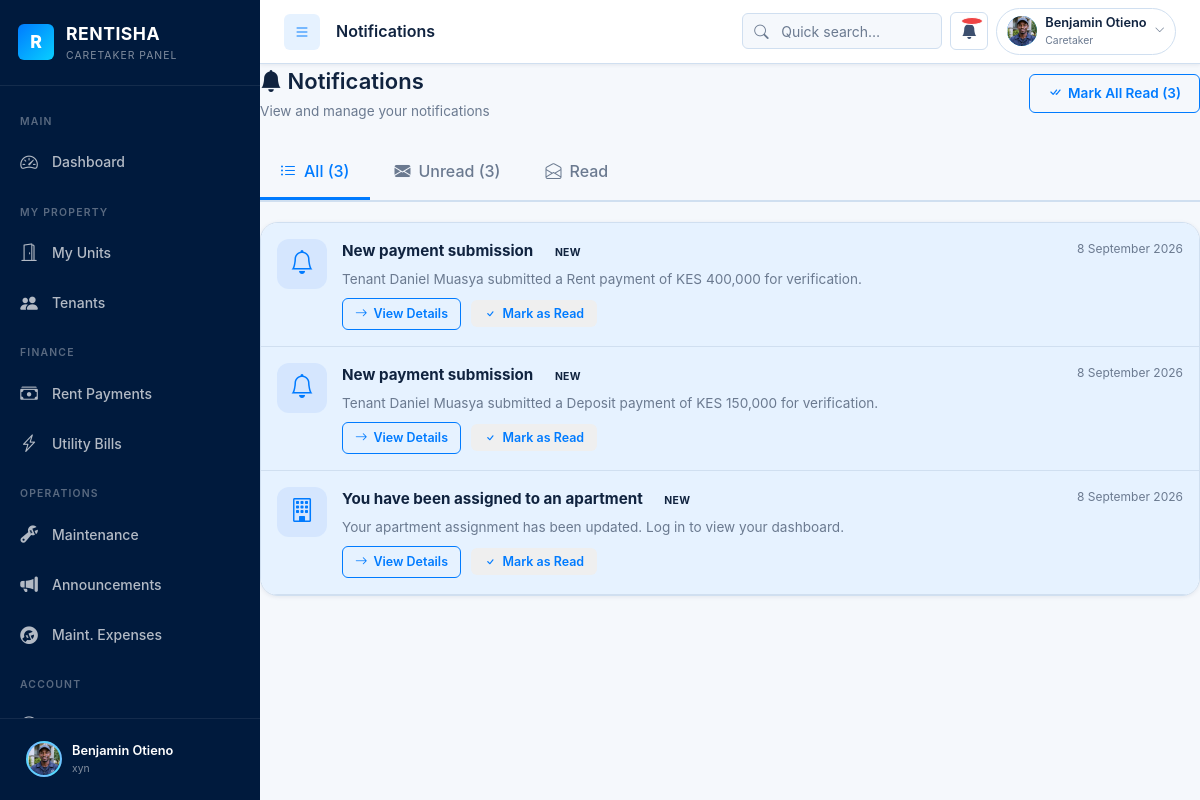
The app's page /caretaker/notifications.php (signed in) with its own data.
### tables this page shows
CREATE TABLE `notifications` (
  `id` int(10) UNSIGNED NOT NULL,
  `user_id` int(10) UNSIGNED NOT NULL,
  `type` varchar(50) NOT NULL DEFAULT 'general',
  `title` varchar(200) NOT NULL,
  `body` text DEFAULT NULL,
  `link` varchar(255) DEFAULT NULL,
  `is_read` tinyint(1) NOT NULL DEFAULT 0,
  `read_at` datetime DEFAULT NULL,
  `created_at` datetime NOT NULL DEFAULT current_timestamp()
);

### includes/db_helpers.php (called while the page is built, shortened)
<?php
function getUnreadNotificationCount(int $userId): int {
    try {
        $pdo = getDB();
        $st  = $pdo->prepare("SELECT COUNT(*) FROM notifications WHERE user_id=:uid AND is_read=0");
        $st->execute([':uid'=>$userId]);
        return (int)$st->fetchColumn();
    } catch (Exception $e) { return 0; }
}
function getNotifications(int $userId, int $limit = 10): array {
    try {
        $pdo = getDB();
        $st  = $pdo->prepare("SELECT id,type,title,body,link,is_read,created_at FROM notifications WHERE user_id=:uid ORDER BY created_at DESC LIMIT :lim");
        $st->bindValue(':uid',$userId,PDO::PARAM_INT);
        $st->bindValue(':lim',$limit,PDO::PARAM_INT);
        $st->execute();
        return $st->fetchAll(PDO::FETCH_ASSOC);
    } catch (Exception $e) { return []; }
}
function notificationLink(string $link): string {
    $link = trim($link);
    $link = preg_replace('#^(?:\.\./)+#', '', $link);
    $link = ltrim($link, './');
    return baseUrl() . '/' . $link;
}
function formatDate(?string $date): string {
    try { return (new DateTime($date))->format('j F Y'); }
    catch (Exception $e) { return $date; }
}

### includes/auth_check.php (called while the page is built, shortened)
<?php
function baseUrl(): string {
    $docRoot = rtrim(str_replace('\\', '/', $_SERVER['DOCUMENT_ROOT'] ?? ''), '/');
    $projectRoot = rtrim(str_replace('\\', '/', dirname(__DIR__)), '/');
    if ($docRoot !== '' && strpos($projectRoot, $docRoot) === 0) {
        $webPath = substr($projectRoot, strlen($docRoot));
    } else {
        $scriptFile = str_replace('\\', '/', $_SERVER['SCRIPT_FILENAME'] ?? '');
        if (preg_match('|(.*?/RMS-Project)|i', $scriptFile, $m)) {
            $absProject = $m[1];
            if ($docRoot !== '' && strpos($absProject, $docRoot) === 0) {
                $webPath = substr($absProject, strlen($docRoot));
            } else {
                $webPath = '/RMS-Project';
            }
        } else {
            $webPath = '/RMS-Project';
        }
    }
    return rtrim($webPath, '/');
}
function requireRole(?string $requiredRole = null): void {
    require_once __DIR__ . '/db_helpers.php';
}

### caretaker/notifications.php (the view, shortened to what this page needs)
<?php
require_once __DIR__ . '/../includes/auth_check.php';
require_once __DIR__ . '/../includes/db_helpers.php';
$uid = (int)$_SESSION['user_id'];
$filter = $_GET['filter'] ?? 'all';
$unreadCount = getUnreadNotificationCount($uid);
?>
<!DOCTYPE html>
<html lang="en">
<head>
  <link rel="stylesheet" href="../assets/css/style.css">
  <link rel="stylesheet" href="https://cdn.jsdelivr.net/npm/bootstrap-icons@1.11.3/font/bootstrap-icons.min.css">
</head>
<body>
<?php include '../includes/sidebar_caretaker.php'; ?>
<div class="main-content" id="mainContent">
  <?php include '../includes/topnav.php'; ?>
  <div class="content-wrapper">
    <div class="page-header">
      <div>
        <h2><i class="bi bi-bell-fill"></i> Notifications</h2>
        <p class="text-muted">View and manage your notifications</p>
      </div>
      <div style="display: flex; gap: 10px;">
        <?php if ($unreadCount > 0): ?>
        <a href="../includes/mark_notifications_read.php" class="btn btn-outline"
           onclick="return confirm('Mark all <?= $unreadCount ?> notifications as read?')">
          <i class="bi bi-check-all"></i> Mark All Read (<?= $unreadCount ?>)
        </a>
        <?php endif; ?>
      </div>
    </div>
    <div class="tabs" style="margin-bottom: 20px;">
      <a href="?filter=all" class="tab <?= $filter === 'all' ? 'active' : '' ?>">
        <i class="bi bi-list-ul"></i> All (<?= count($notifications) ?>)
      </a>
      <a href="?filter=unread" class="tab <?= $filter === 'unread' ? 'active' : '' ?>">
        <i class="bi bi-envelope-fill"></i> Unread (<?= $unreadCount ?>)
      </a>
      <a href="?filter=read" class="tab <?= $filter === 'read' ? 'active' : '' ?>">
        <i class="bi bi-envelope-open"></i> Read
      </a>
    </div>
    <div class="card">
      <?php if (empty($notifications)): ?>
        <div class="empty-state">
          <i class="bi bi-bell-slash" style="font-size: 4rem; opacity: 0.3;"></i>
          <h3>No Notifications</h3>
          <p><?php if ($filter === 'unread'): ?>You're all caught up!<?php elseif ($filter === 'read'): ?>No read notifications yet.<?php else: ?>You don't have any notifications yet.<?php endif; ?></p>
        </div>
      <?php else: ?>
        <div class="notification-list">
          <?php
          $notifIcons = [
              'payment_received' => ['icon' => 'bi-cash-coin', 'color' => 'success', 'bg' => 'rgba(34,197,94,0.1)'],
              'maintenance_new'  => ['icon' => 'bi-wrench', 'color' => 'warning', 'bg' => 'rgba(251,191,36,0.1)'],
              'maintenance_resolved' => ['icon' => 'bi-check-circle', 'color' => 'success', 'bg' => 'rgba(34,197,94,0.1)'],
              'rent_overdue'     => ['icon' => 'bi-exclamation-triangle', 'color' => 'danger', 'bg' => 'rgba(239,68,68,0.1)'],
              'move_in'          => ['icon' => 'bi-house-fill', 'color' => 'primary', 'bg' => 'rgba(59,130,246,0.1)'],
              'announcement'     => ['icon' => 'bi-megaphone', 'color' => 'info', 'bg' => 'rgba(14,165,233,0.1)'],
              'assignment'       => ['icon' => 'bi-building', 'color' => 'primary', 'bg' => 'rgba(59,130,246,0.1)'],
              'tenant_registration' => ['icon' => 'bi-person-plus-fill', 'color' => 'info', 'bg' => 'rgba(14,165,233,0.1)'],
              'application_approved' => ['icon' => 'bi-check-circle-fill', 'color' => 'success', 'bg' => 'rgba(34,197,94,0.1)'],
              'account_approved' => ['icon' => 'bi-check-circle-fill', 'color' => 'success', 'bg' => 'rgba(34,197,94,0.1)'],
          ];
          foreach ($notifications as $n):
            $iconData = $notifIcons[$n['type']] ?? ['icon' => 'bi-bell', 'color' => 'primary', 'bg' => 'rgba(59,130,246,0.1)'];
            $isUnread = !$n['is_read'];
          ?>
          <div class="notification-item" style="display: flex; gap: 15px; padding: 16px; border-bottom: 1px solid var(--border); <?= $isUnread ? 'background: var(--primary-pale);' : '' ?>">
            <div style="width: 50px; height: 50px; border-radius: 12px; background: <?= $iconData['bg'] ?>; display: flex; align-items: center; justify-content: center; flex-shrink: 0;">
              <i class="bi <?= $iconData['icon'] ?> text-<?= $iconData['color'] ?>" style="font-size: 1.5rem;"></i>
            </div>
            <div style="flex: 1; min-width: 0;">
              <div style="display: flex; justify-content: space-between; align-items: start; margin-bottom: 5px;">
                <h4 style="font-size: 0.95rem; margin: 0; <?= $isUnread ? 'font-weight: 700;' : 'font-weight: 500;' ?>">
                  <?= htmlspecialchars($n['title']) ?>
                  <?php if ($isUnread): ?><span class="badge badge-primary" style="margin-left: 8px; font-size: 0.65rem;">NEW</span><?php endif; ?>
                </h4>
                <span class="text-muted" style="font-size: 0.75rem; white-space: nowrap;"><?= formatDate($n['created_at']) ?></span>
              </div>
              <?php if (!empty($n['body'])): ?>
              <p style="margin: 0 0 8px 0; color: var(--text-muted); font-size: 0.85rem; line-height: 1.5;"><?= htmlspecialchars($n['body']) ?></p>
              <?php endif; ?>
              <div style="display: flex; gap: 10px; align-items: center;">
                <?php if (!empty($n['link'])): ?>
                <a href="<?= htmlspecialchars(notificationLink($n['link'])) ?>" class="btn btn-sm btn-outline"><i class="bi bi-arrow-right"></i> View Details</a>
                <?php endif; ?>
                <?php if ($isUnread): ?>
                <form method="POST" action="../includes/mark_notification_read.php" style="display: inline;">
                  <button type="submit" class="btn btn-sm btn-text" style="color: var(--primary);"><i class="bi bi-check"></i> Mark as Read</button>
                </form>
                <?php endif; ?>
              </div>
            </div>
          </div>
          <?php endforeach; ?>
        </div>
      <?php endif; ?>
    </div>
  </div>
</div>
</body>
</html>

### assets/css/style.css (style rules this page uses)
:root { --navy: #001A3D; --navy-dark: #001329; --blue: #007BFF; --cyan: #08CFFF; --lime: #7ED321; --white: #FFFFFF; --bg-light: #F5F8FC; --text-dark: #10233F; --text-muted-r: #6B7A90; --primary: #007BFF; --primary-dark: #0056b3; --primary-light: #3d9bff; --primary-pale: #e6f2ff; --secondary: #08CFFF; --accent: #08CFFF; --success: #7ED321; --warning: #f59e0b; --danger: #ef4444; --info: #08CFFF; --bg: #F5F8FC; --bg-card: #ffffff; --bg-sidebar: #001A3D; --bg-sidebar-alt: #001f4a; --text-primary: #10233F; --text-secondary: #3d4f6e; --text-muted: #6B7A90; --text-white: #ffffff; --border: #d0dff0; --shadow-sm: 0 1px 4px rgba(0,26,61,.08); --shadow-md: 0 4px 16px rgba(0,123,255,.12); --shadow-lg: 0 8px 32px rgba(0,26,61,.20); --radius-sm: 6px; --radius-md: 12px; --radius-lg: 18px; --radius-xl: 24px; --sidebar-w: 260px; --sidebar-w-collapsed: 70px; --topnav-h: 64px; --transition: all .25s cubic-bezier(.4,0,.2,1); --font: 'Inter', 'Segoe UI', system-ui, sans-serif; }
*, *::before, *::after { box-sizing: border-box; margin: 0; padding: 0; }
html { font-size: 16px; scroll-behavior: smooth; }
body { font-family: var(--font); background: var(--bg); color: var(--text-primary); line-height: 1.6; min-height: 100vh; }
a { color: var(--primary); text-decoration: none; transition: var(--transition); }
button, input, select, textarea { font-family: inherit; font-size: inherit; }
h2 { font-size: 1.375rem; font-weight: 600; }
h4 { font-size: 1rem; font-weight: 600; }
p { color: var(--text-secondary); }
.main-content { margin-left: var(--sidebar-w); flex: 1; min-height: 100vh; transition: var(--transition); display: flex; flex-direction: column; }
.page-header { display: flex; align-items: center; justify-content: space-between; margin-bottom: 24px; flex-wrap: wrap; gap: 12px; }
.page-header p { font-size: .85rem; color: var(--text-muted); margin-top: 2px; }
.card { background: var(--bg-card); border-radius: var(--radius-lg); box-shadow: var(--shadow-sm); border: 1px solid var(--border); overflow: hidden; transition: var(--transition); }
.btn { display: inline-flex; align-items: center; gap: 6px; padding: 8px 18px; border-radius: var(--radius-sm); border: 1.5px solid transparent; font-size: .85rem; font-weight: 600; cursor: pointer; transition: var(--transition); white-space: nowrap; text-decoration: none; vertical-align: middle; }
.btn-outline { background: transparent; color: var(--primary); border-color: var(--primary); }
.btn-sm { padding: 5px 12px; font-size: .78rem; }
.badge { display: inline-flex; align-items: center; gap: 4px; padding: 3px 10px; border-radius: 20px; font-size: .72rem; font-weight: 700; letter-spacing: .3px; }
.tabs { display: flex; border-bottom: 2px solid var(--border); gap: 4px; overflow-x: auto; margin-bottom: 22px; }
.text-primary { color: var(--primary) !important; }
.text-muted { color: var(--text-muted) !important; }

### caretaker/notifications.php (style rules this page uses)
.notification-item { transition: all 0.2s; }
.tabs { display: flex; gap: 5px; border-bottom: 2px solid var(--border); }
.tab { padding: 12px 20px; text-decoration: none; color: var(--text-muted); font-weight: 500; border-bottom: 3px solid transparent; transition: all 0.2s; display: flex; align-items: center; gap: 8px; }
.tab.active { color: var(--primary); border-bottom-color: var(--primary); }

### records on screen
notifications: title "New payment submission", is_read "NEW", created_at "8 September 2026", body "Tenant Daniel Muasya submitted a Rent payment of KES 400,000 for verification."
notifications: title "New payment submission", is_read "NEW", created_at "8 September 2026", body "Tenant Daniel Muasya submitted a Deposit payment of KES 150,000 for verification."
notifications: title "You have been assigned to an apartment", is_read "NEW", created_at "8 September 2026", body "Your apartment assignment has been updated. Log in to view your dashboard."

### other values on screen
isset($_SESSION['name']) ? $_SESSION['name'] : 'Caretaker' "Benjamin Otieno"
isset($_SESSION['apartment']) ? $_SESSION['apartment'] : 'Caretaker' "xyn"
$pageTitle "Notifications"
$userName "Benjamin Otieno"
$roleBadge['label'] "Caretaker"
$unreadCount "3"
count($notifications) "3"
